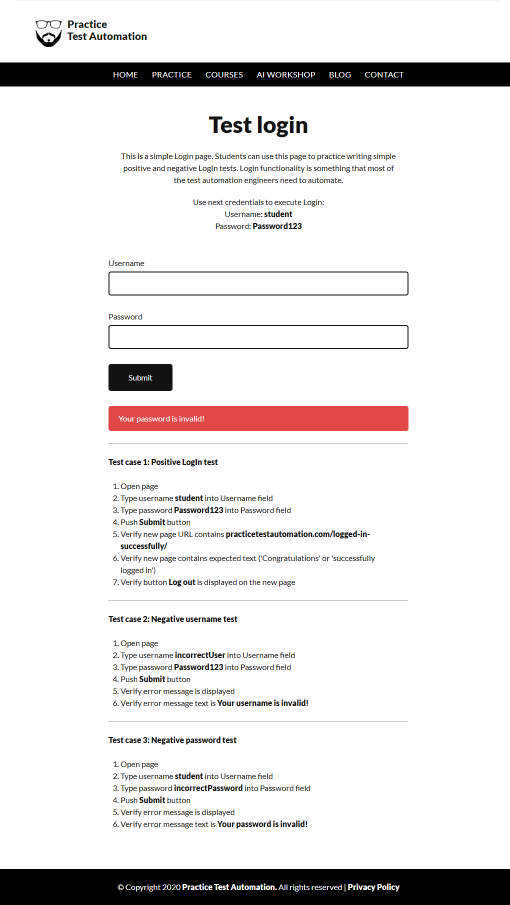
#> input picture error_message.png, 1019 x 1810 px (shown at 1/2 size)
$ python gerar_icone.py error_message.png error_message.png
#> lines starting #> are read from the running program, lines starting #| are printed output that depends on the picture
# -*- coding: utf-8 -*-
"""
Gera um icone .ico profissional (varios tamanhos) a partir do logo PNG.

Por que varios tamanhos: o Windows usa medidas diferentes conforme o lugar —
16x16 na barra de titulo, 32x32 na barra de tarefas, 48x48 e 256x256 no
Explorer e em telas de alta resolucao. Um .ico com apenas um tamanho obriga
o Windows a redimensionar, e o resultado costuma ficar borrado.

USO:
    python gerar_icone.py                      (usa T2M_logo-03.png da pasta atual)
    python gerar_icone.py meu_logo.png         (usa outro arquivo)
    python gerar_icone.py entrada.png saida.ico
"""
import os
import sys

TAMANHOS = [(16, 16), (24, 24), (32, 32), (48, 48), (64, 64), (128, 128), (256, 256)]


def main():
    entrada = sys.argv[1] if len(sys.argv) > 1 else "T2M_logo-03.png"
    saida = sys.argv[2] if len(sys.argv) > 2 else "icon2.ico"

    if not os.path.exists(entrada):
        print(f"[X] Arquivo nao encontrado: {entrada}")
        print("    Rode este script na pasta onde esta o logo, ou informe o caminho.")
        return 1

    try:
        from PIL import Image
    except ImportError:
        print("[X] Biblioteca Pillow nao instalada.")
        print("    Instale com:  pip install pillow")
        return 1

    try:
        img = Image.open(entrada).convert("RGBA")
        print(f">>> Logo carregado: {entrada}  ({img.width}x{img.height})")
#| >>> Logo carregado: error_message.png  (1019x1810)

        # Deixa a imagem quadrada, centralizando sobre fundo transparente.
        # Sem isso, um logo retangular fica esticado e distorcido no icone.
        lado = max(img.width, img.height)
#> lado = 1810
        if img.width != img.height:
            quadrada = Image.new("RGBA", (lado, lado), (0, 0, 0, 0))
#> quadrada: PIL image 1810x1810 RGBA; every value is 0
            quadrada.paste(img, ((lado - img.width) // 2, (lado - img.height) // 2))
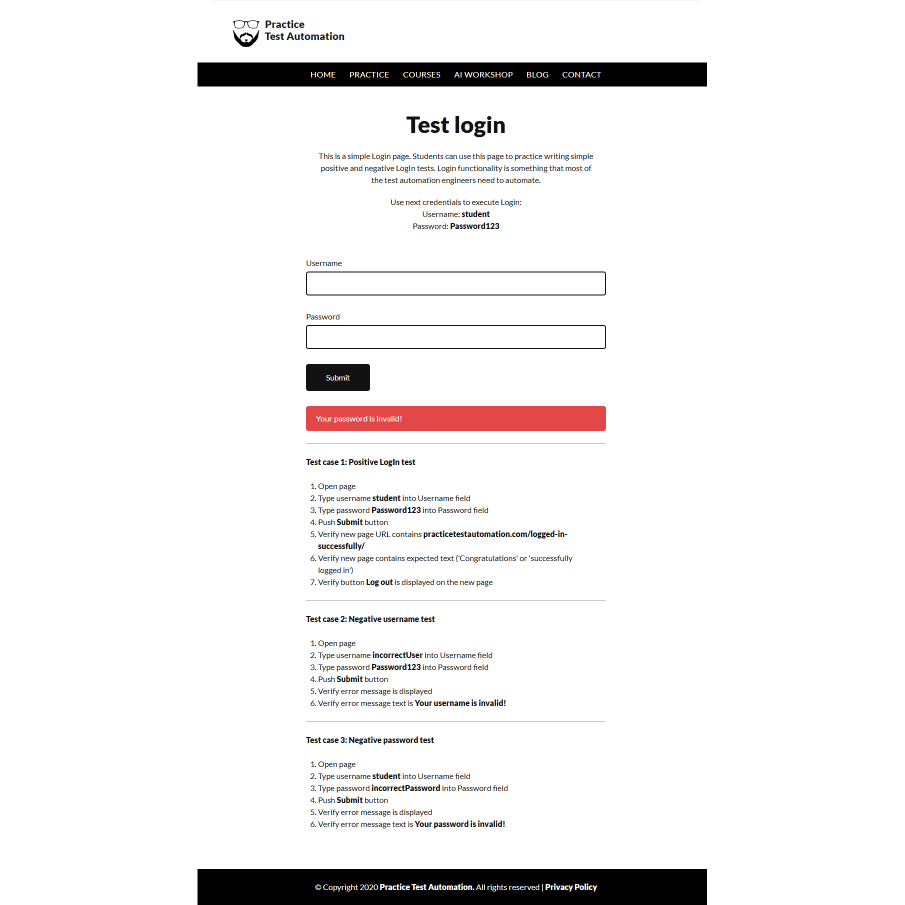
#> quadrada: PIL image 1810x1810 RGBA (shown at 1/2 size); mean R, G, B, A 130.6, 129.2, 129.2, 143.6; transparent parts drawn white
            img = quadrada
            print(f">>> Ajustado para quadrado {lado}x{lado} (fundo transparente)")
#| >>> Ajustado para quadrado 1810x1810 (fundo transparente)

        img.save(saida, format="ICO", sizes=TAMANHOS)
        tam_kb = os.path.getsize(saida) / 1024
        print(f">>> Icone gerado: {saida}  ({tam_kb:.1f} KB)")
        print(f">>> Tamanhos embutidos: {', '.join(f'{w}x{h}' for w, h in TAMANHOS)}")
        return 0

    except Exception as e:
        print(f"[X] Falha ao gerar o icone: {type(e).__name__}: {e}")
        return 1


if __name__ == "__main__":
    sys.exit(main())
#> (the program exits here)

$ run again, on T2M_Security_Manager/login_error.png
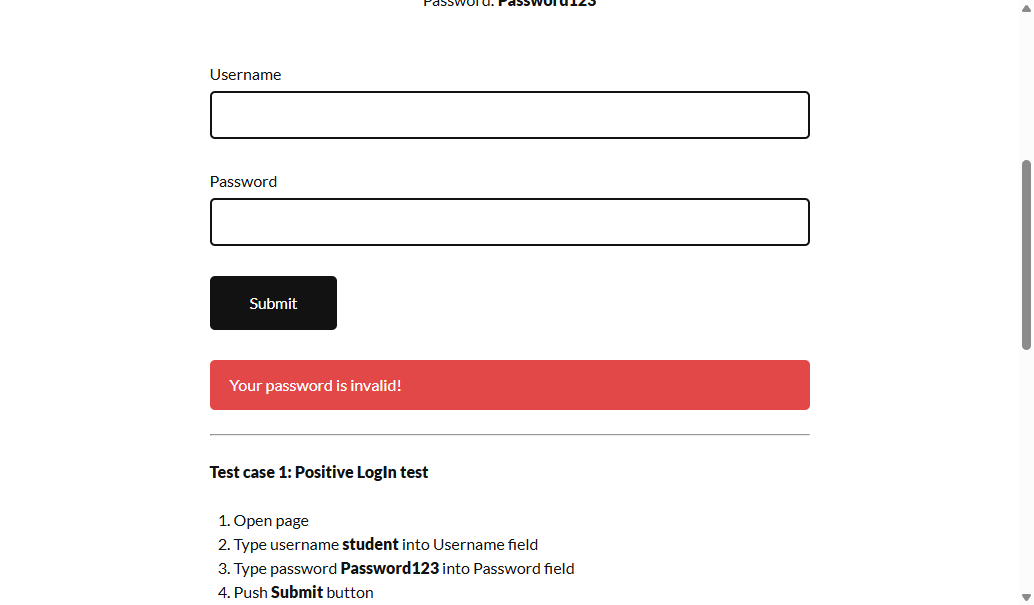
#> input picture T2M_Security_Manager/login_error.png, 1034 x 605 px
#| >>> Logo carregado: T2M_Security_Manager/login_error.png  (1034x605)
#> in main, `quadrada.paste(img, ((lado - img.width) // 2, (lado - img.height) // 2))`:
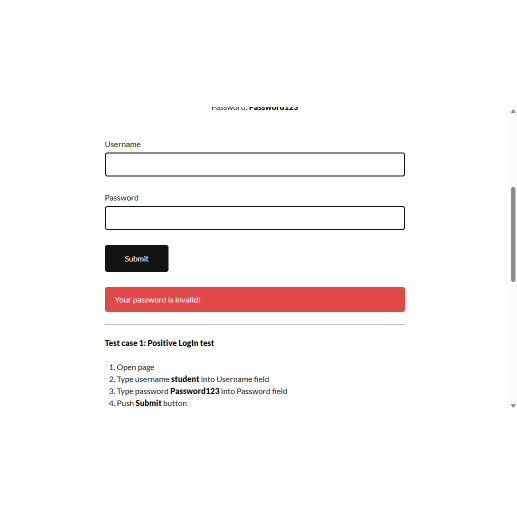
#> quadrada: PIL image 1034x1034 RGBA (shown at 1/2 size); mean R, G, B, A 144.4, 140.1, 140.1, 149.2; transparent parts drawn white
#| >>> Ajustado para quadrado 1034x1034 (fundo transparente)
